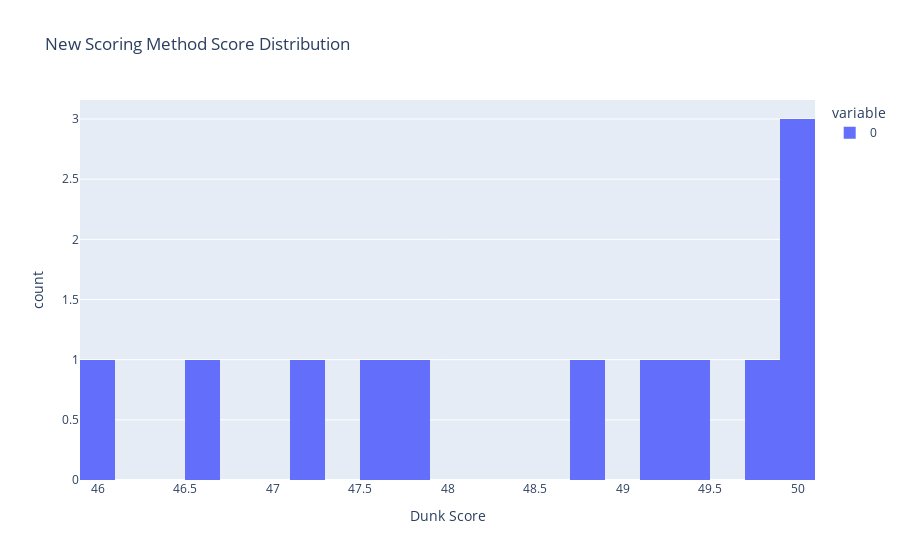
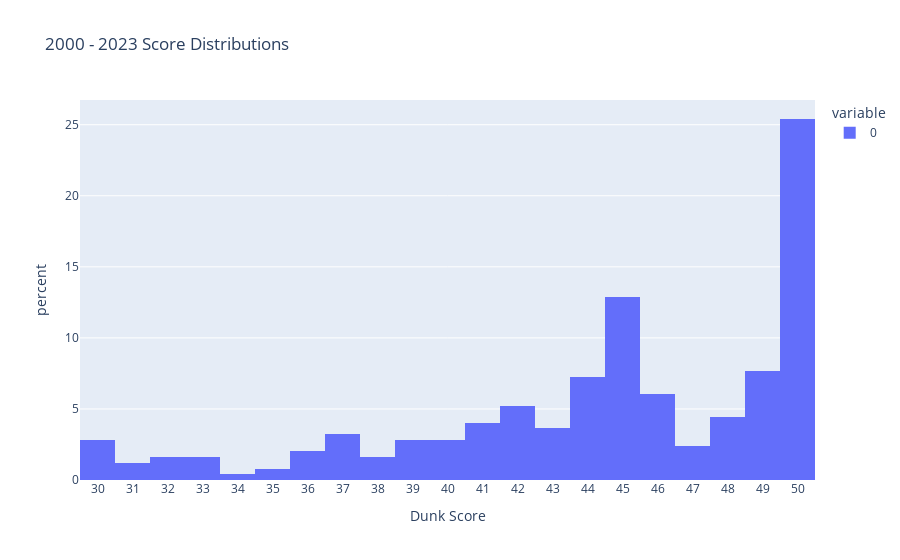

Notebook code cell kept with these figures, in order:
### Code cell
# get variance of years 2023
new_scoring_method = df.loc[df['Year'] == 2023]
print("Variance of first round first scores: ", np.var(new_scoring_method['First Round Score 1']))
print("Variance of first round second scores: ", np.var(new_scoring_method['First Round Score 2']))
print("Mean of first round first scores: ", np.mean(new_scoring_method['First Round Score 1']))
print("Mean of first round second scores: ", np.mean(new_scoring_method['First Round Score 2']))

print("Variance of final first scores: ", np.var(new_scoring_method['Final Round Score 1']))
print("Variance of final round second scores: ", np.var(new_scoring_method['Final Round Score 2']))
print("Mean of final round first scores: ", np.mean(new_scoring_method['Final Round Score 1']))
print("Mean of final round second scores: ", np.mean(new_scoring_method['Final Round Score 2']))

# add all values of scores into an np array
new_scoring_method_all_scores = pd.DataFrame()
new_scoring_method_all_scores['All Scores'] = new_scoring_method['First Round Score 1']
new_scoring_method_all_scores = pd.concat([new_scoring_method_all_scores['All Scores'], new_scoring_method['First Round Score 2'], new_scoring_method['Final Round Score 1'], new_scoring_method['Final Round Score 2']], ignore_index=True)
new_scoring_method_all_scores = new_scoring_method_all_scores.dropna()

print("Variance of all second method scores: ", np.var(new_scoring_method_all_scores))

fig = px.histogram(new_scoring_method_all_scores, nbins=30, labels = {"value": "Dunk Score"}, title="New Scoring Method Score Distribution")
fig.show()

all_scores = pd.DataFrame()
all_scores = pd.concat([previous_scoring_method_all_scores, new_scoring_method_all_scores], ignore_index=True)
all_scores = all_scores.dropna()

fig = px.histogram(all_scores, nbins=30, histnorm='percent', labels = {"value": "Dunk Score"}, title="2000 - 2023 Score Distributions")
fig.update_layout(
    xaxis = dict(
        tickmode = 'linear',
        # tick0 = 0.5,
        dtick = 1    
        )
)
fig.show()

### Figure 1 — Plotly figure (JSON) as saved in the notebook; plotly's stock layout.template omitted (floating-point values rounded to 4 significant figures)
{"data": [{"alignmentgroup": "True", "bingroup": "x", "hovertemplate": "variable=0<br>Dunk Score=%{x}<br>count=%{y}<extra></extra>", "legendgroup": "0", "marker": {"color": "#636efa", "pattern": {"shape": ""}}, "name": "0", "nbinsx": 30, "offsetgroup": "0", "orientation": "v", "showlegend": true, "type": "histogram", "x": [50, 46.6, 47.6, 46, 49.8, 49.4, 47.8, 47.2, 50, 48.8, 50, 49.2], "xaxis": "x", "yaxis": "y"}], "layout": {"barmode": "relative", "legend": {"title": {"text": "variable"}, "tracegroupgap": 0}, "title": {"text": "New Scoring Method Score Distribution"}, "xaxis": {"anchor": "y", "domain": [0, 1], "title": {"text": "Dunk Score"}}, "yaxis": {"anchor": "x", "domain": [0, 1], "title": {"text": "count"}}}}

### Figure 2 — Plotly figure (JSON) as saved in the notebook; plotly's stock layout.template omitted (floating-point values rounded to 4 significant figures; data arrays with more than 128 entries replaced by an {"elided": "..."} marker saying what was removed)
{"data": [{"alignmentgroup": "True", "bingroup": "x", "histnorm": "percent", "hovertemplate": "variable=0<br>Dunk Score=%{x}<br>percent=%{y}<extra></extra>", "legendgroup": "0", "marker": {"color": "#636efa", "pattern": {"shape": ""}}, "name": "0", "nbinsx": 30, "offsetgroup": "0", "orientation": "v", "showlegend": true, "type": "histogram", "x": {"elided": "248 float values"}, "xaxis": "x", "yaxis": "y"}], "layout": {"barmode": "relative", "legend": {"title": {"text": "variable"}, "tracegroupgap": 0}, "title": {"text": "2000 - 2023 Score Distributions"}, "xaxis": {"anchor": "y", "domain": [0, 1], "dtick": 1, "tickmode": "linear", "title": {"text": "Dunk Score"}}, "yaxis": {"anchor": "x", "domain": [0, 1], "title": {"text": "percent"}}}}
